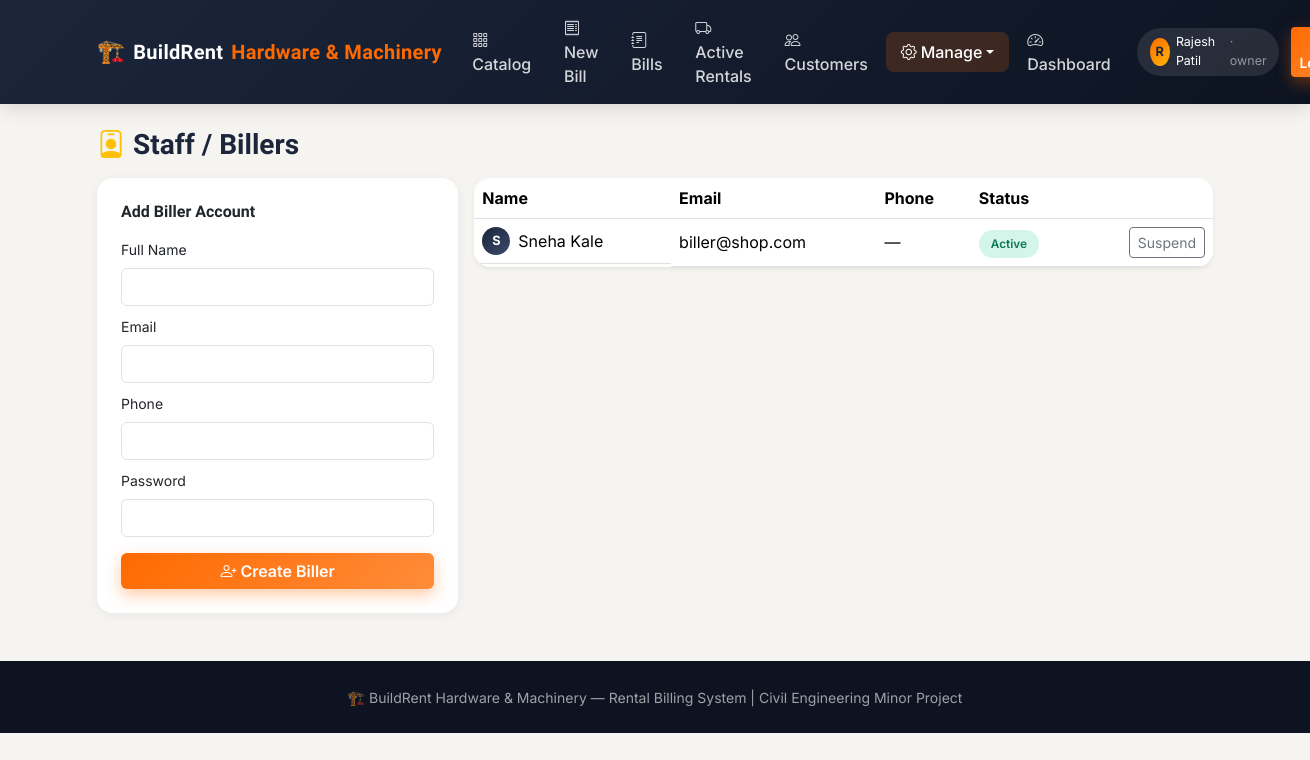
The app's page /staff (signed in) with its own data.
### models.py (models this page shows, shortened)
class ShopSettings(db.Model):
    id = db.Column(db.Integer, primary_key=True)
    shop_name = db.Column(db.String(150), default="BuildRent Hardware & Machinery")
    tagline = db.Column(db.String(200), default="Construction material & machine rentals")
    address = db.Column(db.String(255), default="MIDC, Chh. Sambhaji Nagar, Maharashtra")
    phone = db.Column(db.String(20), default="9876543210")
    gst_no = db.Column(db.String(30), default="")

class User(UserMixin, db.Model):
    id = db.Column(db.Integer, primary_key=True)
    name = db.Column(db.String(100), nullable=False)
    email = db.Column(db.String(120), unique=True, nullable=True)
    phone = db.Column(db.String(20), unique=True, nullable=True)
    address = db.Column(db.String(255))
    password_hash = db.Column(db.String(255), nullable=True)
    has_login = db.Column(db.Boolean, default=False)  # False for walk-in customers with no account yet
    role = db.Column(db.String(20), nullable=False, default=ROLE_CUSTOMER)
    is_active_account = db.Column(db.Boolean, default=True)
    created_at = db.Column(db.DateTime, default=db.func.now())
    bills_as_customer = db.relationship("Bill", foreign_keys="Bill.customer_id", backref="customer", lazy=True)
    bills_as_biller = db.relationship("Bill", foreign_keys="Bill.biller_id", backref="biller", lazy=True)
    @property
    def is_active(self):
        return self.is_active_account

### app.py (the view, shortened to what this page needs)
@app.route("/staff", methods=["GET", "POST"])
@role_required(ROLE_OWNER)
def staff_page():
    billers = User.query.filter_by(role=ROLE_BILLER).order_by(User.created_at.desc()).all()
    return render_template("owner/staff.html", billers=billers)

### app.py (called while the page is built)
@login_manager.user_loader
def load_user(user_id):
    return db.session.get(User, int(user_id))

def role_required(*roles):
    def decorator(f):
        @wraps(f)
        def wrapped(*args, **kwargs):
            if not current_user.is_authenticated:
                return redirect(url_for("login"))
            if current_user.role not in roles:
                flash("You don't have access to that page.", "danger")
                return redirect(url_for("dashboard"))
            return f(*args, **kwargs)
        return wrapped
    return decorator

def get_shop():
    shop = ShopSettings.query.first()
    if not shop:
        shop = ShopSettings()
        db.session.add(shop)
        db.session.commit()
    return shop

@app.context_processor
def inject_shop():
    return {"shop": get_shop()}

### templates/owner/staff.html
{% extends "base.html" %}
{% block content %}
<h3 class="section-title mb-3"><i class="bi bi-person-badge text-warning me-2"></i>Staff / Billers</h3>
<div class="row g-3">
  <div class="col-md-4">
    <div class="card p-4">
      <h6 class="fw-bold mb-3">Add Biller Account</h6>
      <form method="POST">
        <div class="mb-2">
          <label class="form-label small">Full Name</label>
          <input type="text" class="form-control" name="name" required>
        </div>
        <div class="mb-2">
          <label class="form-label small">Email</label>
          <input type="email" class="form-control" name="email" required>
        </div>
        <div class="mb-2">
          <label class="form-label small">Phone</label>
          <input type="text" class="form-control" name="phone">
        </div>
        <div class="mb-3">
          <label class="form-label small">Password</label>
          <input type="password" class="form-control" name="password" required minlength="4">
        </div>
        <button class="btn btn-brand w-100"><i class="bi bi-person-plus me-1"></i>Create Biller</button>
      </form>
    </div>
  </div>
  <div class="col-md-8">
    <div class="bg-white rounded-xl shadow-sm overflow-hidden">
    <table class="table mb-0 align-middle">
      <thead><tr><th>Name</th><th>Email</th><th>Phone</th><th>Status</th><th class="text-end"></th></tr></thead>
      <tbody>
        {% for b in billers %}
        <tr>
          <td class="d-flex align-items-center gap-2"><span class="avatar-circle" style="background:linear-gradient(135deg,#1b263b,#3a4a6b);color:#fff;">{{ b.name[0]|upper }}</span>{{ b.name }}</td>
          <td>{{ b.email }}</td>
          <td>{{ b.phone or '—' }}</td>
          <td>{% if b.is_active_account %}<span class="badge-status badge-Returned">Active</span>{% else %}<span class="badge-status badge-Rejected">Suspended</span>{% endif %}</td>
          <td class="text-end">
            <form method="POST" action="{{ url_for('toggle_staff', user_id=b.id) }}">
              <button class="btn btn-sm btn-outline-secondary">{{ 'Suspend' if b.is_active_account else 'Reactivate' }}</button>
            </form>
          </td>
        </tr>
        {% else %}
        <tr><td colspan="5" class="text-muted text-center py-4">No billers yet.</td></tr>
        {% endfor %}
      </tbody>
    </table>
    </div>
  </div>
</div>
{% endblock %}

### templates/base.html (shortened to what this page needs)
<!DOCTYPE html>
<html lang="en">
<head>
<link href="https://cdn.jsdelivr.net/npm/bootstrap@5.3.3/dist/css/bootstrap.min.css" rel="stylesheet">
<link href="https://cdn.jsdelivr.net/npm/bootstrap-icons@1.11.3/font/bootstrap-icons.min.css" rel="stylesheet">
<link rel="stylesheet" href="{{ url_for('static', filename='css/style.css') }}">
</head>
<body>
<nav class="navbar navbar-expand-lg navbar-dark navbar-brand-app sticky-top">
  <div class="container">
    <a class="navbar-brand d-flex align-items-center gap-2" href="{{ url_for('index') }}">
      <span style="font-size:1.4rem;">🏗️</span> {{ shop.shop_name.split(' ')[0] }}<span class="accent">{{ ' '.join(shop.shop_name.split(' ')[1:]) or 'Rentals' }}</span>
    </a>
    <div class="collapse navbar-collapse" id="nav">
      <ul class="navbar-nav ms-auto align-items-lg-center gap-lg-1">
        <li class="nav-item"><a class="nav-link {% if request.endpoint=='catalog' %}active{% endif %}" href="{{ url_for('catalog') }}"><i class="bi bi-grid-3x3-gap me-1"></i>Catalog</a></li>
        {% if current_user.is_authenticated %}
          {% if current_user.role in ['owner','biller'] %}
            <li class="nav-item"><a class="nav-link {% if request.endpoint=='new_bill' %}active{% endif %}" href="{{ url_for('new_bill') }}"><i class="bi bi-receipt me-1"></i>New Bill</a></li>
            <li class="nav-item"><a class="nav-link {% if request.endpoint=='bills_list' %}active{% endif %}" href="{{ url_for('bills_list') }}"><i class="bi bi-journal-text me-1"></i>Bills</a></li>
            <li class="nav-item"><a class="nav-link {% if request.endpoint=='active_rentals' %}active{% endif %}" href="{{ url_for('active_rentals') }}"><i class="bi bi-truck me-1"></i>Active Rentals</a></li>
            <li class="nav-item"><a class="nav-link {% if request.endpoint=='customers_list' %}active{% endif %}" href="{{ url_for('customers_list') }}"><i class="bi bi-people me-1"></i>Customers</a></li>
          {% endif %}
          {% if current_user.role == 'owner' %}
            <li class="nav-item dropdown">
              <a class="nav-link dropdown-toggle {% if request.endpoint in ['inventory','categories_page','staff_page','settings_page'] %}active{% endif %}" href="#" data-bs-toggle="dropdown"><i class="bi bi-gear me-1"></i>Manage</a>
            </li>
          {% endif %}
          <li class="nav-item"><a class="nav-link {% if request.endpoint=='dashboard' or 'dashboard' in request.endpoint %}active{% endif %}" href="{{ url_for('dashboard') }}"><i class="bi bi-speedometer2 me-1"></i>Dashboard</a></li>
          <li class="nav-item ms-lg-2 my-2 my-lg-0">
            <span class="role-pill">
              <span class="avatar-circle">{{ current_user.name[0]|upper }}</span>
              {{ current_user.name }} <span class="text-white-50">· {{ current_user.role }}</span>
            </span>
          </li>
          <li class="nav-item ms-lg-2"><a class="btn btn-sm btn-brand" href="{{ url_for('logout') }}">Logout</a></li>
        {% else %}
          <li class="nav-item"><a class="nav-link" href="{{ url_for('login') }}">Staff / Customer Login</a></li>
          <li class="nav-item"><a class="btn btn-sm btn-brand ms-lg-2" href="{{ url_for('register') }}">Customer Sign Up</a></li>
        {% endif %}
      </ul>
    </div>
  </div>
</nav>
<div class="toast-container position-fixed top-0 end-0 p-3" style="z-index:1080;">
</div>
<main class="container my-4">
{% block content %}{% endblock %}
</main>
<footer class="footer-app text-center py-4 mt-5">
  <small>🏗️ {{ shop.shop_name }} &mdash; Rental Billing System | Civil Engineering Minor Project</small>
</footer>
</body>
</html>

### static/css/style.css (style rules this page uses)
:root { --primary:#ff6a00; --primary-dark:#e05a00; --secondary:#1b263b; --accent:#00b894; --bg:#f6f4f1; --card-bg:#ffffff; --text-dark:#1b263b; --text-muted:#6b7280; --radius:16px; --shadow-sm:0 2px 10px rgba(27,38,59,0.06); --shadow-md:0 8px 24px rgba(27,38,59,0.10); --shadow-lg:0 16px 40px rgba(27,38,59,0.16); }
* { box-sizing:border-box; }
body { background:var(--bg); font-family:'Inter', sans-serif; color:var(--text-dark); }
h1,h2,h3,h4,h5,h6, .navbar-brand, .fw-heading { font-family:'Sora', sans-serif; }
.navbar-brand-app { background:linear-gradient(135deg,#1b263b 0%, #0d1321 100%); box-shadow:0 2px 20px rgba(0,0,0,0.15); }
.navbar-brand-app .navbar-brand { font-weight:700; letter-spacing:.3px; color:#fff !important; }
.navbar-brand-app .navbar-brand .accent { color:var(--primary); }
.navbar-brand-app .nav-link { color:rgba(255,255,255,.82) !important; font-weight:500; padding:.5rem .9rem !important; border-radius:8px; transition:.15s; }
.navbar-brand-app .nav-link.active { color:#fff !important; background:rgba(255,106,0,.18); }
.role-pill { background:rgba(255,255,255,.1); color:#fff; border-radius:30px; padding:.35rem .8rem; font-size:.78rem; display:flex; align-items:center; gap:.4rem; }
.avatar-circle { width:28px; height:28px; border-radius:50%; background:linear-gradient(135deg,var(--primary),#ffb703); display:flex; align-items:center; justify-content:center; font-weight:700; font-size:.8rem; color:#1b263b; }
.btn-brand { background:linear-gradient(135deg,var(--primary) 0%, #ff8c3a 100%); border:none; color:#fff; font-weight:600; box-shadow:0 6px 16px rgba(255,106,0,.35); transition:.2s; }
.card { border:none; border-radius:var(--radius); box-shadow:var(--shadow-sm); transition:box-shadow .2s, transform .2s; }
.badge-status { font-weight:600; padding:.42rem .75rem; border-radius:30px; font-size:.74rem; }
.badge-Returned { background:#d4f5e9; color:#0a7a52; }
.section-title { font-weight:800; }
.table thead { background:#f1eee9; }
.table > :not(caption) > * > * { vertical-align:middle; }
.footer-app { background:#0d1321; color:rgba(255,255,255,.6); }
.rounded-xl { border-radius:var(--radius) !important; }

### records on screen
ShopSettings: shop_name "BuildRent", shop_name "Hardware & Machinery", shop_name "BuildRent Hardware & Machinery"
User: name "R", name "Rajesh Patil", role "owner"
User: name "S", name "Sneha Kale", email "biller@shop.com", phone "—", shows "Active", is_active_account "Suspend"
